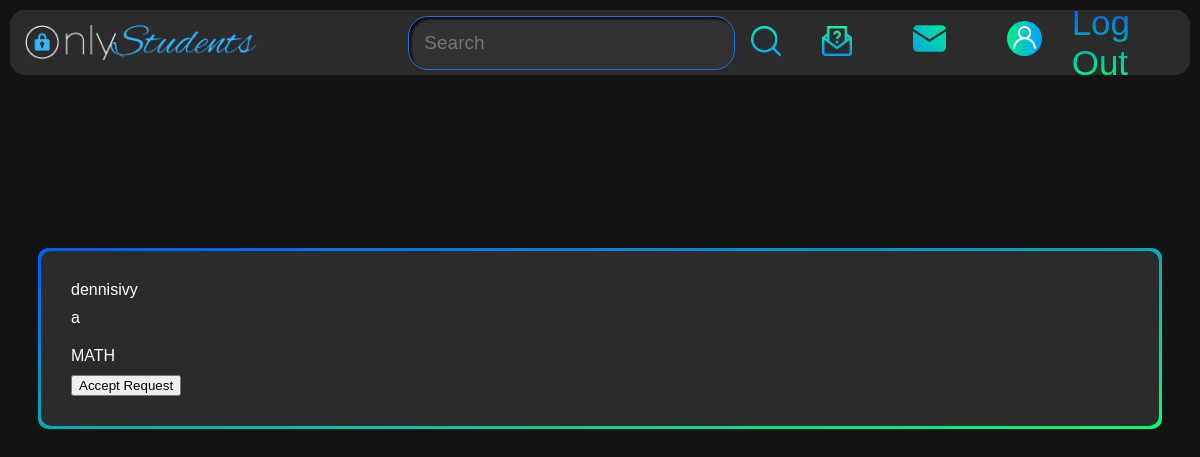
The app's page /users/onerequest/9089d4e5-3fa0-4076-a5a1-b4ff2bcaf193/ (signed in) with its own data.
### users/models.py (models this page shows, shortened)
class Project(models.Model):
  mentor = models.ForeignKey(Profile, null=True, blank=True, on_delete=models.SET_NULL)
  student = models.ForeignKey(Profile, null=True, blank=True, on_delete=models.SET_NULL, related_name='student')
  title = models.CharField(max_length=200)
  description = models.TextField(null=True, blank=True, default="")
  featured_image = models.ImageField(null=True, blank=True, default="default.jpg")
  demo_link = models.CharField(max_length=2000, null=True, blank=True, default="Demo Link")
  source_link = models.CharField(max_length=200, null=True, blank=True, default="Source Link")
  subject = models.ForeignKey(Subject, blank=True, on_delete=models.CASCADE)
  created = models.DateTimeField(auto_now_add=True)
  id = models.UUIDField(default=uuid.uuid4, unique=True, primary_key=True, editable=False)
  is_completed = models.BooleanField(default=False, null=True)
  is_accepted = models.BooleanField(default=False, null=True)
  private = models.BooleanField(default=True, null=True)
  body = models.TextField(null=True, blank=True, default="Body")
  meeting_link = models.CharField(max_length=200, blank=True, null=True, default="Meeting Link")
  documents_link = models.TextField(null=True, blank=True, default="Documents Link")

class Profile(models.Model):
  ROLE_TYPE = (
    ('mentor', 'Mentor'),
    ('student', 'Student'),
    ('teacher', 'Teacher')
  )
  user = models.OneToOneField(User, on_delete=models.CASCADE, null=True, blank=True)
  name = models.CharField(max_length=200, blank=True, null=True)
  email = models.EmailField(max_length=500, blank=True, null=True)
  username = models.CharField(max_length=200, blank=True, null=True)
  location = models.CharField(max_length=200, blank=True, null=True)
  short_intro = models.CharField(max_length=200, blank=True, null=True)
  bio = models.TextField(blank=True, null=True)
  profile_image = models.ImageField(null=True, blank=True, upload_to='images/profiles/', default="images/user.jpg")
  social_instagram = models.CharField(max_length=200, blank=True, null=True)
  social_twitter = models.CharField(max_length=200, blank=True, null=True)
  social_linkedin = models.CharField(max_length=200, blank=True, null=True)
  social_youtube = models.CharField(max_length=200, blank=True, null=True)
  social_website = models.CharField(max_length=200, blank=True, null=True)
  social_vk = models.CharField(max_length=200, blank=True, null=True)
  social_telegram = models.CharField(max_length=200, blank=True, null=True)
  created = models.DateTimeField(auto_now_add=True)
  id = models.UUIDField(default=uuid.uuid4, unique=True, primary_key=True, editable=False)
  subjects = models.ManyToManyField(Subject, blank=True)
  classs = models.IntegerField(blank=True, null=True)
  vote_total = models.IntegerField(default=0, null=True, blank=True)
  vote_ratio = models.IntegerField(default=0, null=True, blank=True)
  role = models.CharField(max_length=200, choices=ROLE_TYPE, default='student')
  skill = models.ManyToManyField('Skill', blank=True)
  def __str__(self):
      return str(self.username)
      class Meta:
        ordering = ['created']

### projects/models.py (models this page shows)
class Subject(models.Model):
    title = models.CharField(max_length=200)
    description = models.CharField(max_length=500, blank=True)
    created = models.DateTimeField(auto_now_add=True)
    id = models.UUIDField(default=uuid.uuid4, unique=True, primary_key=True, editable=False)
    def __str__(self):
        return str(self.title)

### users/views.py (the view, shortened to what this page needs)
# urls.py: path('onerequest/<str:pk>/', views.oneproject, name='onerequest'),
def oneproject(request, pk):
    onerequest = Project.objects.get(id=pk)
    active_project_form = ActiveProjectForm(instance=onerequest)
    mentor = request.user
    reviewed = False
    if onerequest.review_set.all():
        reviewed = True
    context = {
        'onerequest': onerequest,
        'active_project_form': active_project_form,
        'reviewed': reviewed
    }
    return render(request, 'users/onerequest.html', context)

### users/templates/users/onerequest.html (shortened to what this page needs)
{% extends 'main.html' %}
{% load static %}
{% block content %}
<div class="requests-box">
    <div class="requests-list-background">
        <div class="requests-list">
            {% if onerequest.is_accepted %}
                {% if onerequest.is_completed %}
                <div class="project-finished">
                    Project is finished
                </div>
                <div class="project-fields">
                    <div class="project-description">
                        {{onerequest.description}}
                    </div>
                    <div class="project-body">
                        {{onerequest.body}}
                    </div>
                    <div class="project-meeting-link">
                        {{onerequest.meeting_link}}
                    </div>
                    <div class="documents-link">
                        {{onerequest.documents_link}}
                    </div>
                </div>
                {% if reviewed == False %}
                    {% if onerequest.mentor != request.user.profile %}
                        <div class="project-review">
                            <a href="{% url 'projectreview' onerequest.id %}">
                                <button>Review</button>
                            </a>
                        </div>
                    {% endif %}
                {% endif %}
                {% else %}
                <div class="project-edit-bg">
                    <form class="project-edit" method="POST">
                        {% csrf_token %}
                        <div class="edit-project-input-group">
                            {% for field in active_project_form %}
                            <div class="project-field">
                                {{field}}
                                <label class="user-label">{{field.label}}</label>
                            </div>
                            {% endfor %}
                        </div>
                        <button class="save-edit-project" name="save-edit-project">
                            Save
                        </button>
                    </form>
                </div>
                <form class="project_finish_form" method="POST">
                    {% csrf_token %}
                    <button class="save-edit-project" name="finish_project">
                        Finish Project
                    </button>
                </form>
                {% endif %}
            {% else %}
                <div class="request-student">
                    {{onerequest.student}}
                </div>
                <div class="request-title">
                    {{onerequest.title}}
                </div>
                <div class="request-subject">
                    {{onerequest.subject}}
                </div>
                {% if onerequest.mentor == request.user.profile %}
                <div class="is-accepted">
                    <form method="POST" class="project_accept_form">
                        <button class="accept-request" name="accept_request">Accept Request</button>
                    </form>
                </div>
                {% endif %}
            {% endif %}
        </div>
    </div>
</div>
{% endblock content %}

### static/styles/main.css (style rules this page uses)
body { background-color: rgb(19, 19, 19); font-family: Arial; color: white; padding-top: 150px; }
div { text-decoration: none; color: white; }

### static/styles/requests.css (style rules this page uses)
.requests-box { padding-left: 30px; padding-right: 30px; margin-top: 90px; }
.requests-list { display: grid; grid-template-columns: 1fr ; row-gap: 10px; column-gap: 10px; background-color: rgb(43, 43, 43); padding-left: 30px; padding-right: 30px; padding-top: 30px; padding-bottom: 30px; border-radius: 10px; min-width: 700px; max-width: 2300px; }
.requests-list-background { background-image: linear-gradient(to bottom right, rgb(0, 89, 255), rgb(0, 255, 115)); margin-left: 30px; margin-right: 30px; padding: 3px; border-radius: 10px; min-width: 830px; max-width: 2330px; margin-left: auto; margin-right: auto; }

### records on screen
Project: student "dennisivy", title "a", subject "MATH"
